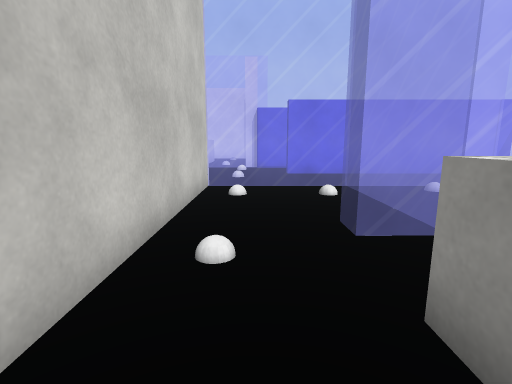
view 1 (above)

24 first-person views from a walk through a scene from a Unity 3-D project. The camera is 1.3 m above the floor, tilts 10° down and sees 85° across. The floor is counted in squares, 1 m on a side. Each view is taken from the middle of a square. On the plan, view 1 faces up. The plan holds only what a view shows up to about 13 squares ahead; the rest is blank. The player character is not drawn. Surface patterns are stand-ins for the level's own textures.

view 2
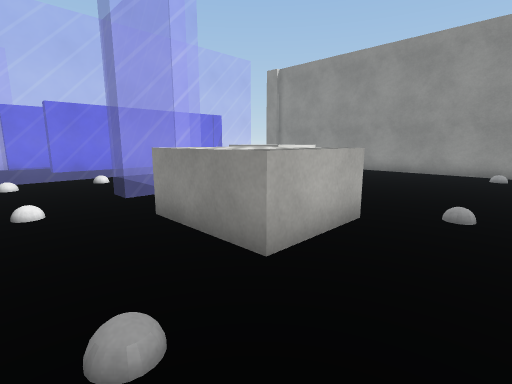

view 3
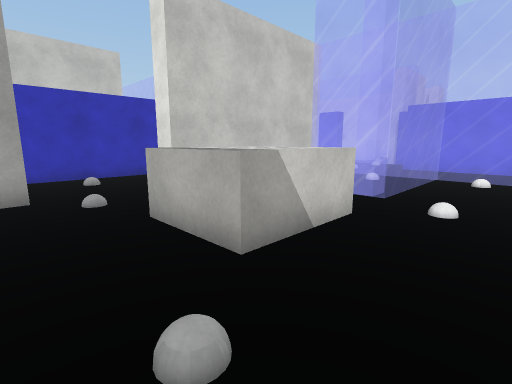

view 4
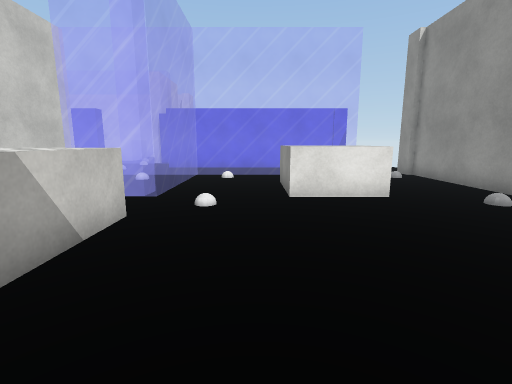

view 5
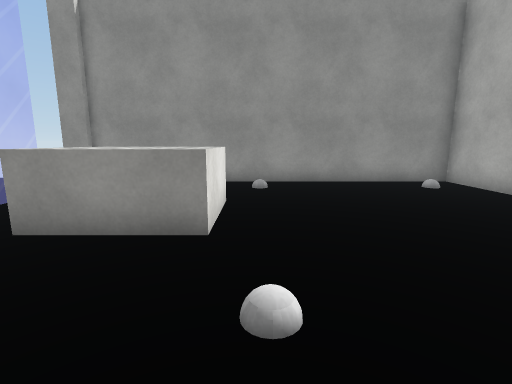

view 6
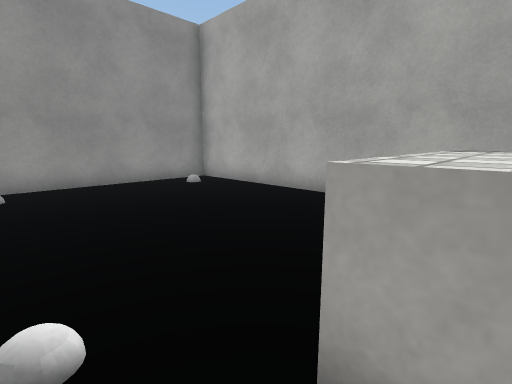

view 7
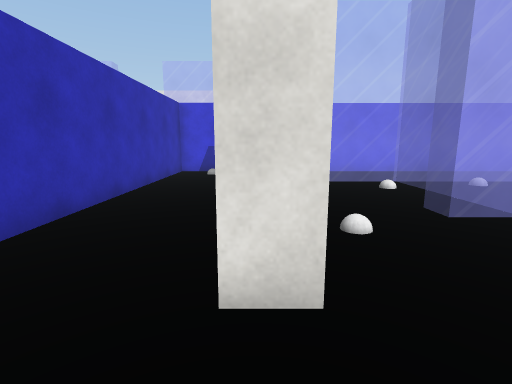

view 8
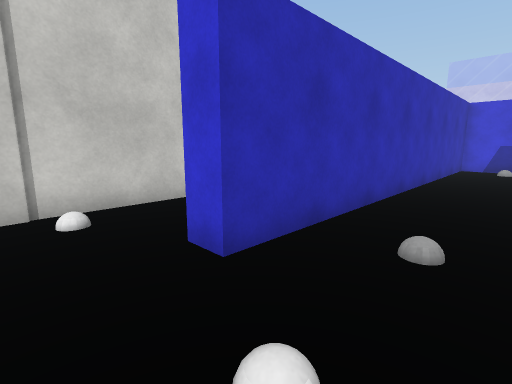

view 9
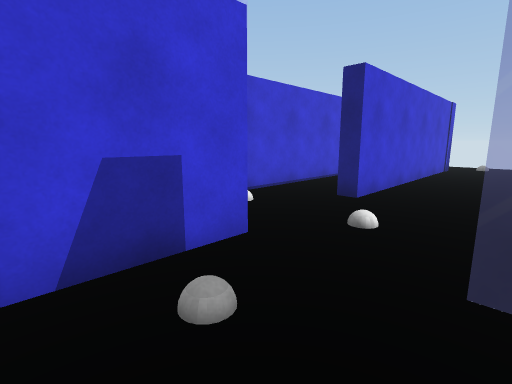

view 10
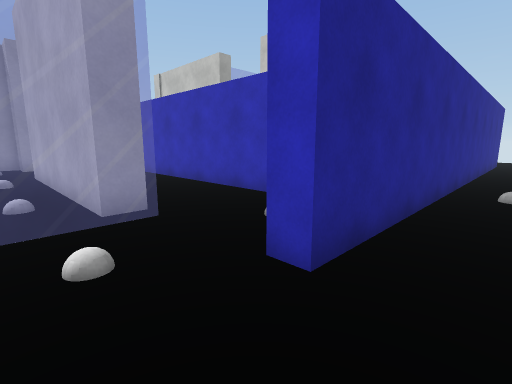

view 11
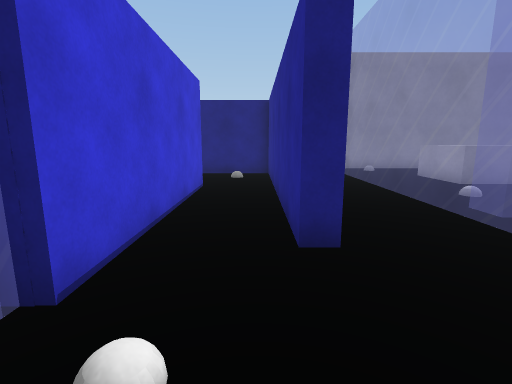

view 12
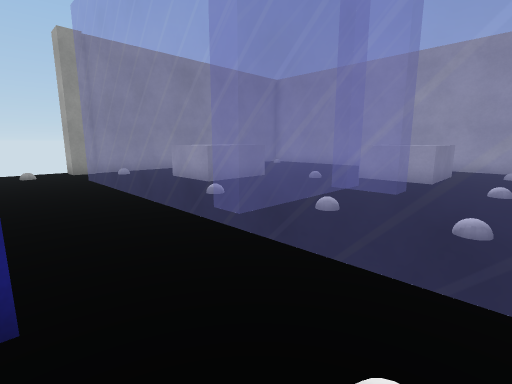

view 13
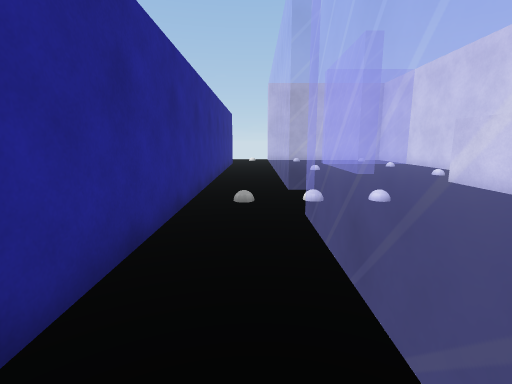

view 14
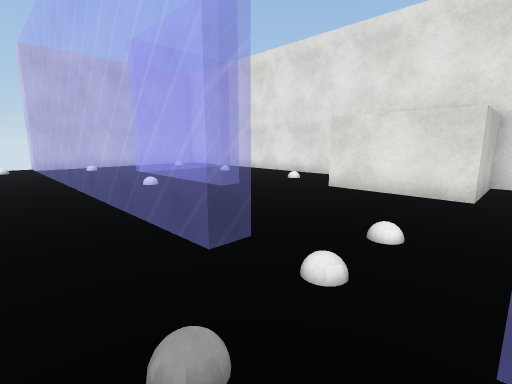

view 15
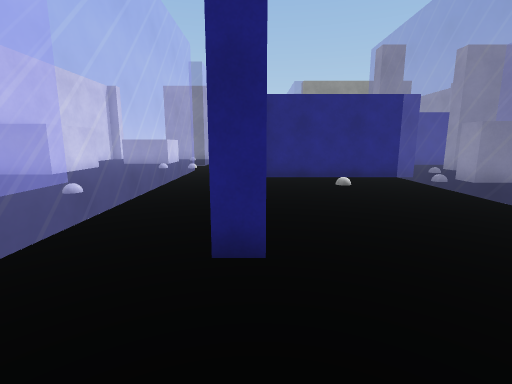

view 16
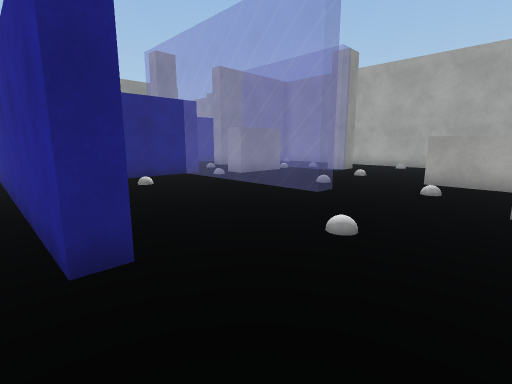

view 17
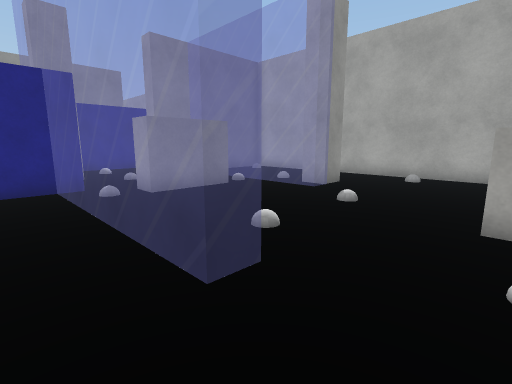

view 18
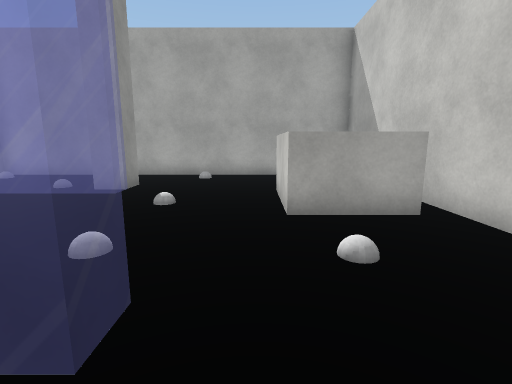

view 19
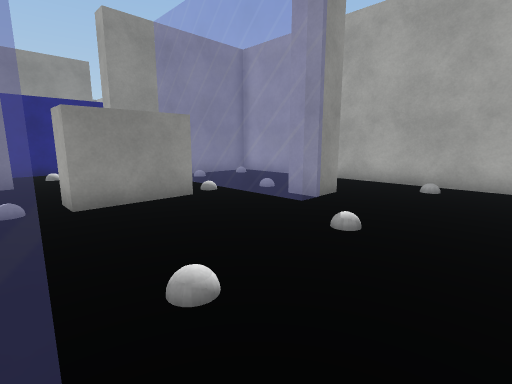

view 20
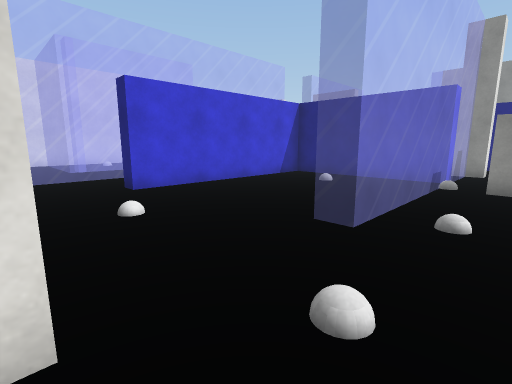

view 21
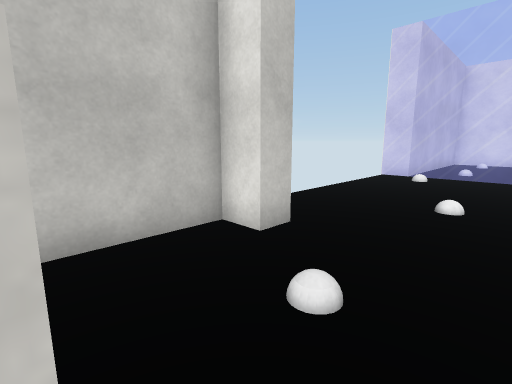

view 22
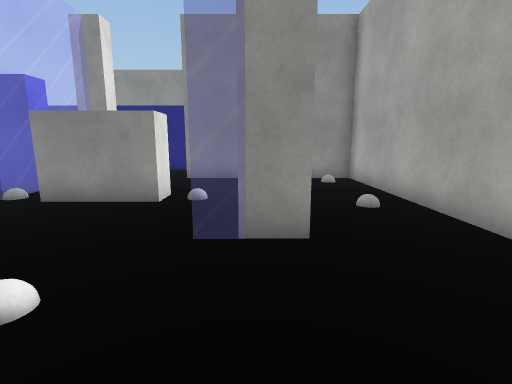

view 23
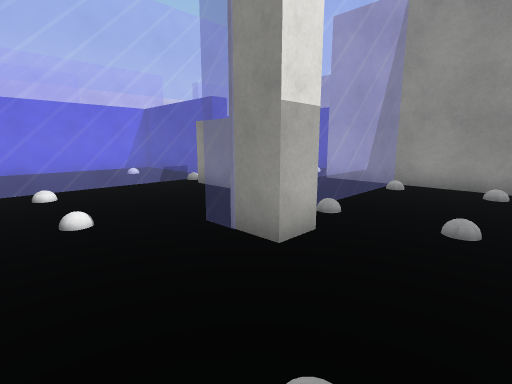

view 24
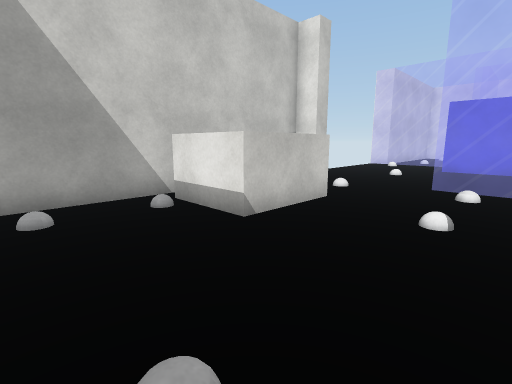

### Floor plan
Key: @ floor where view 1 was taken; # wall or solid block; . floor; = window, fence, low wall or low ledge; ^ raised ledge; B ball; O other object.
Columns run from 25 left of view 1 to 13 right of it. Each row starts with its distance up from view 1.
 24           ###    ##
 23           ... #  #.
 22          ...O.#  #.
 21         ......####.
 20        ............
 19    ..=======.......
 18  #...=======........
 17  #.O.....B.......B...
 16 ##==============..===
 15 #===============.B====   =#######..#
 14  .O..............B..   .B.........O#
 13  ....................  ............#
 12  .....#################....##########
 11  ............#     #.B..B............O.
 10  ............#     #...................
  9  ...B......O.#     #...=============..#
  8  ............#     #...#....=.B.....O.#
  7   ...........#     #...#.B.B=.........#
  6  ##...======B====  #...#....=...^^^...#
  5  #..B..B...##......#...#....=...^^ ...#
  4  #.........# .O..O.#...#...==...^^^...#
  3  #^^^......#  .... #...#.B....B.....B.#
  2  #  ^..B...##..#   #...#...^^.........#
  1  #  ^....===B===#  #......^^^^........#
  0  #BB^....#=B==O=#  #.B...@^^^^........#
 -1  #.............##. #.....B.^^.........#
 -2  #.B...B...B..B##. #.......  .B.....O.#
 -3  #.............##B   B #...   ........#
 -4    ##############     .################

Positions as (right, up) in squares from view 1, and headings:
1: (0, 0), facing up
2: (-1, -3), facing up-right
3: (6, -3), facing up-left
4: (6, -3), facing up
5: (3, 3), facing right
6: (3, 3), facing down-right
7: (-2, -1), facing up
8: (-3, -4), facing up-left
9: (-5, 9), facing up-right
10: (0, 14), facing down-left
11: (-2, 13), facing right
12: (-1, 12), facing down-right
13: (-2, 14), facing left
14: (-7, 13), facing up-left
15: (-23, 12), facing right
16: (-23, 13), facing down-right
17: (-21, 8), facing down-right
18: (-20, 8), facing down
19: (-20, 6), facing down-right
20: (-23, 4), facing up-right
21: (-20, 3), facing up-left
22: (-20, 0), facing right
23: (-19, -3), facing up-right
24: (-17, -3), facing up-left
